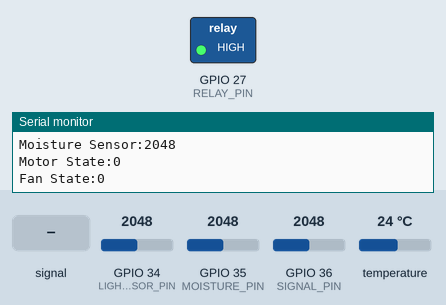
A sketch run on a simulated ESP32. On the bench: switched loads named in the sketch (green lamp = pin HIGH), the last lines printed to the serial monitor. The inputs (shaded band) are chosen by the test bench; at power-on: GPIO 35 (MOISTURE_PIN) = 2048, GPIO 34 (LIGHT_SENSOR_PIN) = 2048, GPIO 36 (SIGNAL_PIN) = 2048, temperature 24 °C. WiFi joins after 1.5 s; servers stay silent unless stated; no MQTT or app messages arrive unless stated; pins used as bus, display or sensor lines are not drawn.

Above: at 5.5 s.
5.6 s: GPIO 35 (MOISTURE_PIN) set to 2650
7.1 s: GPIO 35 (MOISTURE_PIN) set to 2774
At 8.5 s:
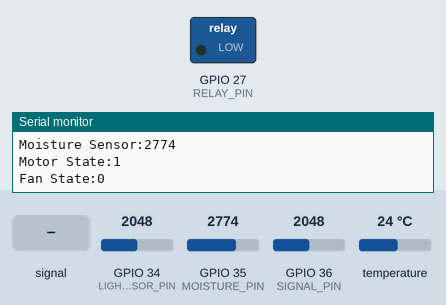
9.2 s: GPIO 36 (SIGNAL_PIN) fed a 1000 Hz sine of ±1023 counts around its level
At 13.9 s:
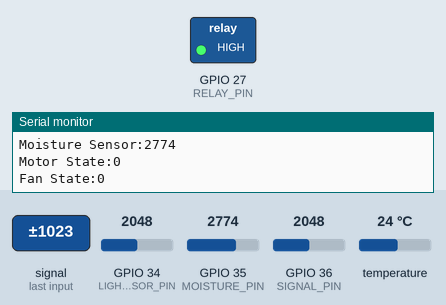
Timing chart, 0 to 20.6 s (numbered marks = the images above; inputs shaded):
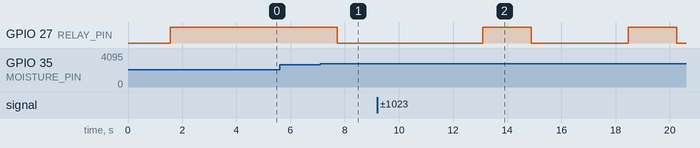

Measured:
- the behaviour switches between 2700 and 2701 on GPIO 35 (MOISTURE_PIN) (found by bisection; images 0 and 1)
- after the input at 7.1 s, GPIO 27 (RELAY_PIN): HIGH → LOW after 0.63 s
- after the input at 9.2 s, GPIO 27 (RELAY_PIN): alternates HIGH for 1.8 s and LOW for 3.6 s, starting after 3.9 s

The sketch:

cloudPage.ino
```cpp
#include "secrets.h"
#include <WiFiClientSecure.h>
#include <PubSubClient.h>
#include <ArduinoJson.h>
#include "WiFi.h"
#include <WiFiClient.h>
#include <WebServer.h>

#include "index.h"  //Web page header file
//from corecode
#include <OneWire.h>
#include <DallasTemperature.h>
#include <SPI.h>
#include <Wire.h>

#define POWER_PIN  17
#define SIGNAL_PIN 36
#define LIGHT_SENSOR_PIN 34
#define RELAY_PIN 27
#define oneWireBus 4
#define MOISTURE_PIN 35
#define FAN_PIN 23
//end

#define AWS_IOT_PUBLISH_TOPIC   "esp32/pub"
#define AWS_IOT_SUBSCRIBE_TOPIC "esp32/sub"

//values
float temperatureC;
float temperatureF;
int depthValue = 0;
int soilMoistureValue = 0;
int lightIntensity = 0;
int motorState = 0;
int fanState = 0;
//end

OneWire oneWire(oneWireBus);
DallasTemperature sensors(&oneWire);

WiFiClientSecure net = WiFiClientSecure();
PubSubClient client(net);

WebServer server(80);

void connectAWS()
{
  WiFi.mode(WIFI_STA);
  WiFi.begin(WIFI_SSID, WIFI_PASSWORD);

  Serial.println("Connecting to Wi-Fi");

  while (WiFi.status() != WL_CONNECTED)
  {
    delay(500);
    Serial.print(".");
  }
   //If connection successful show IP address in serial monitor
  Serial.println("");
  Serial.print("IP address: ");
  Serial.println(WiFi.localIP());  //IP address assigned to your ESP
//----------------------------------------------------------------

  server.on("/", handleRoot);      //This is display page
  server.on("/readADC", handleADC);//To get update of ADC Value only

  server.begin();                  //Start server
  Serial.println("HTTP server started");
  // Configure WiFiClientSecure to use the AWS IoT device credentials
  net.setCACert(AWS_CERT_CA);
  net.setCertificate(AWS_CERT_CRT);
  net.setPrivateKey(AWS_CERT_PRIVATE);

  // Connect to the MQTT broker on the AWS endpoint we defined earlier
  client.setServer(AWS_IOT_ENDPOINT, 8883);

  // Create a message handler
  client.setCallback(messageHandler);

  Serial.println("Connecting to AWS IOT");

  while (!client.connect(THINGNAME))
  {
    Serial.print(".");
    delay(100);
  }

  if (!client.connected())
  {
    Serial.println("AWS IoT Timeout!");
    return;
  }

  // Subscribe to a topic
  client.subscribe(AWS_IOT_SUBSCRIBE_TOPIC);

  Serial.println("AWS IoT Connected!");
}
void handleADC()
{
  String response = String(temperatureC) + "," + String(lightIntensity) +","+ String(soilMoistureValue) + "," + String(depthValue) + ","+String(motorState) + ","+String(fanState) ;
  server.send(200, "text/plane", response);
}
void publishMessage(float temperatureC, int depthValue, int soilMoistureValue, int lightIntensity, int motorState, int fanState)
{
  StaticJsonDocument<200> doc;
  doc["Temperature"] = temperatureC;
  doc["DepthLevel"] = depthValue;
  doc["MoistureLevel"] = soilMoistureValue;
  doc["LDRMeasurement"] = lightIntensity;
  doc["Motorstate"] = motorState;
  doc["Fanstate"] = fanState;

  char jsonBuffer[512];
  serializeJson(doc, jsonBuffer); // print to client

  client.publish(AWS_IOT_PUBLISH_TOPIC, jsonBuffer);
}

void messageHandler(char* topic, byte* payload, unsigned int length)
{
  Serial.print("incoming: ");
  Serial.println(topic);

  StaticJsonDocument<200> doc;
  deserializeJson(doc, payload);
  const char* message = doc["message"];
  Serial.println(message);
}

void handleRoot() {
 String s = MAIN_page; //Read HTML contents
 server.send(200, "text/html", s); //Send web page
}


void setup()
{
  Serial.begin(115200);
  connectAWS();
  sensors.begin();
  pinMode(POWER_PIN, OUTPUT);
  pinMode(RELAY_PIN, OUTPUT);
  digitalWrite(POWER_PIN, LOW);
  digitalWrite(RELAY_PIN, HIGH);
}

void loop()
{
  server.handleClient();
  //sensor measures - start
  //TEMPERATURE
  sensors.requestTemperatures();
  temperatureC = sensors.getTempCByIndex(0);
  temperatureF = sensors.getTempFByIndex(0);
  Serial.print("Temperature in Celcius:");
  Serial.println(temperatureC);
  Serial.print("Temperature in Fahrenheit:");
  Serial.println(temperatureF);

  //DEPTH
  digitalWrite(POWER_PIN, HIGH);  // turn the sensor ON
  delay(10);                      // wait 10 milliseconds
  depthValue = analogRead(SIGNAL_PIN); // read the analog value from sensor
  digitalWrite(POWER_PIN, LOW);   // turn the sensor OFF

  Serial.print("Depth sensor reading :");
  Serial.println(depthValue);

  //LIGHT
  lightIntensity = analogRead(LIGHT_SENSOR_PIN);

  Serial.print("Light Intensity: ");
  Serial.println(lightIntensity);   // the raw analog reading

  //MOISTURE
  soilMoistureValue = analogRead(MOISTURE_PIN);  //put Sensor insert into soil
  Serial.print("Moisture Sensor:");
  Serial.println(soilMoistureValue);

  if ((soilMoistureValue > 2700) && (depthValue > 1350))
  {
    digitalWrite(RELAY_PIN, LOW);
    motorState=1;
  }
  else
  {
    digitalWrite(RELAY_PIN,HIGH);
    motorState=0;
  }

  if (temperatureC > 37)
  {
    digitalWrite(FAN_PIN, LOW);
    fanState=1;
  }
  else
  {
    digitalWrite(FAN_PIN, HIGH);
    fanState=0;
  }

  Serial.print("Motor State:");
  Serial.println(motorState);
  Serial.print("Fan State:");
  Serial.println(fanState);
  //sensor measures - end

  publishMessage(temperatureC,depthValue,soilMoistureValue,lightIntensity,motorState,fanState);
  client.loop();
  delay(1000);
}
```

index.h
```cpp
const char MAIN_page[] PROGMEM = R"=====(
<!DOCTYPE html>
<html>
<link href="https://fonts.googleapis.com/css2?family=Poppins:wght@400;700&display=swap" rel="stylesheet">
<script src="https://code.highcharts.com/highcharts.js"></script>
<style>
body {
  font-family: 'Poppins', sans-serif;
  background-color: #f8f4ec;
}
.navbar {
  background-color: #f2f2f2;
  position: fixed;
  top: 0;
  left: 0;
  width: 100%;
  padding: 30px 20px;
  box-shadow: 0 2px 4px rgba(0, 0, 0, 0.1);
  display: flex;
  z-index: 1000;
  justify-content: center;
}

.nav-list {
  list-style: none;
  padding: 0;
  margin: 0;
  display: flex;
}

.nav-list li {
  margin-right: 30px;
}
.nav-list li:nth-child(5) {
  margin-right: 0px;
}
.nav-list li a {
  text-decoration: none;
  color: #333;
}

.nav-list li a:hover {
  color: #000;
}

.heading {
  text-align: center;
margin-top: 170px;

}

.heading p {
  font-size: 50px; /* Adjust the font size as needed */
  font-weight: bold;
}

.subheading {
  text-align: center;
}

.subheading p {
  font-size: 40px; /* Adjust the font size as needed */
  font-weight: bold;
}

.subheading1 {
  text-align: center;
}

.subheading1 p {
  font-size: 28px; /* Adjust the font size as needed */
  font-weight: bold;
}

.centeralign1 .subheading1 {
  text-align: center;
}

.centeralign1 .subheading1 p {
  font-size: 28px; /* Adjust the font size as needed */
  font-weight: bold;
}
th {
  align:center;
}
.card-container {
  display: flex;
  flex-wrap: wrap;
  justify-content: center;
}

.card {
  flex: 0 0 380px; /* Set the width of each card */
  margin: 10px;
  padding-left: 20px;
  padding-right: 20px;
  border: 10px solid white;
  box-shadow: 0px 0px 10px rgba(0, 0, 0, 0.1);
}

.card:nth-child(1) {
  background-color: #faedcb; /* Pastel color for the first card */
}

.card:nth-child(2) {
  background-color: #c9e4de; /* Pastel color for the second card */
}

.card:nth-child(3) {
  background-color: #c6def1; /* Pastel color for the third card */
}

.card:nth-child(4) {
  background-color: #dbcdf0; /* Pastel color for the fourth card */
}

.card:nth-child(5) {
  background-color: #f2c6de; /* Pastel color for the fifth card */
}
span {
	font-size:35px;
}
.fnality .content {
  text-align: center;
font-size:30px;
}
.content{
	padding-left:150px;
	padding-right:150px;
	height:250px;
	color:#7a4d4a;
}
.centeralign {
    display: flex;
  flex-wrap: wrap;
  justify-content: center;
}
.centeralign1 {
  display: flex;
  flex-wrap: wrap;
  justify-content: center;
}
.container1 {
  width:1200px;
  height:500px;
  display: flex;
  flex-wrap: wrap;
  justify-content: center;
}
.contenthyp {
  font-size:24px;
  text-align:center;
  padding-left:150px;
  padding-right:150px;
}
</style>
<body>
<nav class="navbar">
  <ul class="nav-list">
    <li><a href="#fn">Overview</a></li>
    <li><a href="#liveread">Live Readings</a></li>
    <li><a href="#dataviz">Data Visualization</a></li>
    <li><a href="#hypothesis">Hypothesis</a></li>
    <li><a href="#dataAnalytics">Analytics Report</a></li>
  </ul>
</nav>
<section id="fn">
<div class="heading"><p>AUTOMATED PLANTING SOLUTIONS</p></div>
  <div class="fnality">
    <div class="subheading">
      <p>OVERVIEW</p>
    </div>
    <div class="content">
      <b>A plant health monitoring system is a technology-based solution that is used to track and monitor the health of plants. The system typically includes sensors and software that work together to collect and analyse data related to the environment, soil conditions, and plant growth.</b>
    </div>
  </div>
</section>
<br>
<section id="liveread">
<div class ="subheading"><p>LIVE READINGS</p></div>
<div class="card-container">
<div class="card">
  <h2><b>Temperature in &deg;C </b><br><span id="aTemp">0</span></h2><br>
</div>
<div class="card">
  <h2><b>Light Intensity </b><br><span id="bLDR">0</span></h2><br>
</div>
<div class="card">
  <h2><b>Soil Moisture Level </b><br><span id="cMois">0</span></h2><br>
</div>
<div class="card">
  <h2><b>Depth Level</b><br><span id="dDep">0</span></h2><br>
</div>
<div class="card">
  <h2><b>Pump State </b><br><span id="eMotor">0</span></h2><br>
</div>
</div>
</section>
<br>
<section id="dataviz">
<div class ="subheading"><p>DATA VISUALIZATION</p></div>
<div class="centeralign">
<div class ="subheading1"><p>TEMPERATURE SENSOR READING</p></div>
<div id="chart-temperature" class="container1"></div>
<br>
<div class ="subheading1"><p>LIGHT SENSOR READING</p></div>
<div id="chart-ldr" class="container1"></div>
<br>
<div class ="subheading1"><p>SOIL MOISTURE SENSOR READING</p></div>
<div id="chart-moisture" class="container1"></div>
<br>
<div class ="subheading1"><p>DEPTH SENSOR READING</p></div>
<div id="chart-depth" class="container1"></div>
</div>
</section>
<br>
<br>
<section id="hypothesis">
<div class="subheading"><p>HYPOTHESIS</p></div>
<div class="centeralign">
<div class="subheading1"><p>Soil Moisture and Motor State</p></div>
<div class="contenthyp">
<p><b>Null hypothesis (H0): </b>There is no significant correlation between soil moisture and motor state<br>
<b>Alternative hypothesis (H1): </b>There is a significant correlation between soil moisture and motor state.<br>
<b>Point Biserial Correlation Test:</b><br>
<b>Correlation Coefficient:</b> 0.77<br>
<b>p-value:</b> 0.0176<br>
<b>Conclusion: </b> Observed p value < 0.05, which means we have a strong evidence to reject Null Hypothesis. So, we can conclude that soil moisture and motor state are correlated<br>
</p></div>

</div>
</section>
<br>
<br>
<section id="dataAnalytics">
<div class="subheading"><p>DATA ANALYTICS</p></div>
<div class="subheading1"><p>Predictive Analytics Report</p></h2>
<div class="centeralign1">
<div class="container">
  <table class="table table-hover">
    <thead>
      <tr>
        <td><b>Model Name</b></td>
        <td><b>Accuracy</b></td>
      </tr>
    </thead>
    <tbody>
      <tr>
        <td>KNN</td>
        <td>98%</td>
      </tr>
      <tr>
        <td>Naive Bayes</td>
        <td>97%</td>
      </tr>
      <tr>
        <td>Logistic Regression</td>
        <td>98.6%</td>
      </tr>
      <tr>
        <td>Decision Tree</td>
        <td>97%</td>
      </tr>
      <tr>
        <td>SVM</td>
        <td>96%</td>
      </tr>
      <tr>
        <td>MLP</td>
        <td>96%</td>
      </tr>
      <tr>
        <td>Gradient Boosting</td>
        <td>99.1%</td>
      </tr>
      <tr>
        <td>xgBoost</td>
        <td>98.9%</td>
      </tr>
      <tr>
        <td>ADABoost</td>
        <td>99.2%</td>
      </tr>
      <tr>
        <td>Cat Boost</td>
        <td>99.1%</td>
      </tr>
      <tr>
        <td>Gaussian Process Classifier</td>
        <td>99.3%</td>
      </tr>
      <tr>
        <td>Bagging Classifier</td>
        <td>99.4%</td>
      </tr>
      <tr>
        <td>Linear Discriminant Analysis</td>
        <td>98.3%</td>
      </tr>
      <tr>
        <td>Quadratic Discriminant Analysis</td>
        <td>98.3%</td>
      </tr>
      <tr>
        <td>Extra Trees Classifier</td>
        <td>98%</td>
      </tr>
      <tr>
        <td>Max Voting</td>
        <td>99.5%</td>
      </tr>
    </tbody>
  </table>
</div>
</div>
</section>
<br>
<script>
var chartT = new Highcharts.Chart({
  chart:{ renderTo : 'chart-temperature' },
  title: {text: 'Temperature'},
  series: [{
    showInLegend: false,
    data: []
  }],
  plotOptions: {
    line: { animation: false,
      dataLabels: { enabled: true }
    },
    series: { color: '#bd952b' }
  },
  xAxis: { type: 'datetime',
    dateTimeLabelFormats: { second: '%H:%M:%S' }
  },
  yAxis: {
    title: { text: 'Temperature (Celsius)' }
  },
  credits: { enabled: false }
  });

  var chartL = new Highcharts.Chart({
  chart:{ renderTo : 'chart-ldr' },
  title: {text: 'Light Intensity'},
  series: [{
    showInLegend: false,
    data: []
  }],
  plotOptions: {
    line: { animation: false,
      dataLabels: { enabled: true }
    },
    series: { color: '#418c7b' }
  },
  xAxis: { type: 'datetime',
    dateTimeLabelFormats: { second: '%H:%M:%S' }
  },
  yAxis: {
    title: { text: 'Light Intensity' }
  },
  credits: { enabled: false }
  });

  var chartM = new Highcharts.Chart({
  chart:{ renderTo : 'chart-moisture' },
  title: {text: 'Soil Moisture'},
  series: [{
    showInLegend: false,
    data: []
  }],
  plotOptions: {
    line: { animation: false,
      dataLabels: { enabled: true }
    },
    series: { color: '#496d8a' }
  },
  xAxis: { type: 'datetime',
    dateTimeLabelFormats: { second: '%H:%M:%S' }
  },
  yAxis: {
    title: { text: 'Soil Moisture' }
  },
  credits: { enabled: false }
  });

  var chartD = new Highcharts.Chart({
  chart:{ renderTo : 'chart-depth' },
  title: {text: 'Water Depth Level'},
  series: [{
    showInLegend: false,
    data: []
  }],
  plotOptions: {
    line: { animation: false,
      dataLabels: { enabled: true }
    },
    series: { color: '#645280' }
  },
  xAxis: { type: 'datetime',
    dateTimeLabelFormats: { second: '%H:%M:%S' }
  },
  yAxis: {
    title: { text: 'Depth Value' }
  },
  credits: { enabled: false }
  });


setInterval(function() {
  // Call a function repetatively with 2 Second interval
  getData();
}, 2000); //2000mSeconds update rate

function getData() {
    var xhttp = new XMLHttpRequest();
  xhttp.onreadystatechange = function() {
    if (this.readyState == 4 && this.status == 200) {
      var values = this.responseText.split(","); // Split the response by comma and space
      document.getElementById("aTemp").innerHTML = values[0];
      document.getElementById("bLDR").innerHTML = values[1];
      document.getElementById("cMois").innerHTML = values[2];
      document.getElementById("dDep").innerHTML = values[3];
      if(values[4]=='1')
      {
        document.getElementById("eMotor").innerHTML = "ON";
      }
      else
      {
        document.getElementById("eMotor").innerHTML = "OFF";
      }

      var x = (new Date()).getTime(),
      y = parseFloat(values[0]);
      if(chartT.series[0].data.length > 40) {
      chartT.series[0].addPoint([x, y], true, true, true);
      } else {
      chartT.series[0].addPoint([x, y], true, false, true);
      }

      var x = (new Date()).getTime(),
      y = parseInt(values[1]);
      if(chartL.series[0].data.length > 40) {
      chartL.series[0].addPoint([x, y], true, true, true);
      } else {
      chartL.series[0].addPoint([x, y], true, false, true);
      }

      var x = (new Date()).getTime(),
      y = parseInt(values[2]);
      if(chartM.series[0].data.length > 40) {
      chartM.series[0].addPoint([x, y], true, true, true);
      } else {
      chartM.series[0].addPoint([x, y], true, false, true);
      }

      var x = (new Date()).getTime(),
      y = parseInt(values[3]);
      if(chartD.series[0].data.length > 40) {
      chartD.series[0].addPoint([x, y], true, true, true);
      } else {
      chartD.series[0].addPoint([x, y], true, false, true);
      }


    }
  };
  xhttp.open("GET", "readADC", true);
  xhttp.send();
}
</script>
</body>
</html>
)=====";
```

Source omitted: secrets.h (4805 bytes)
